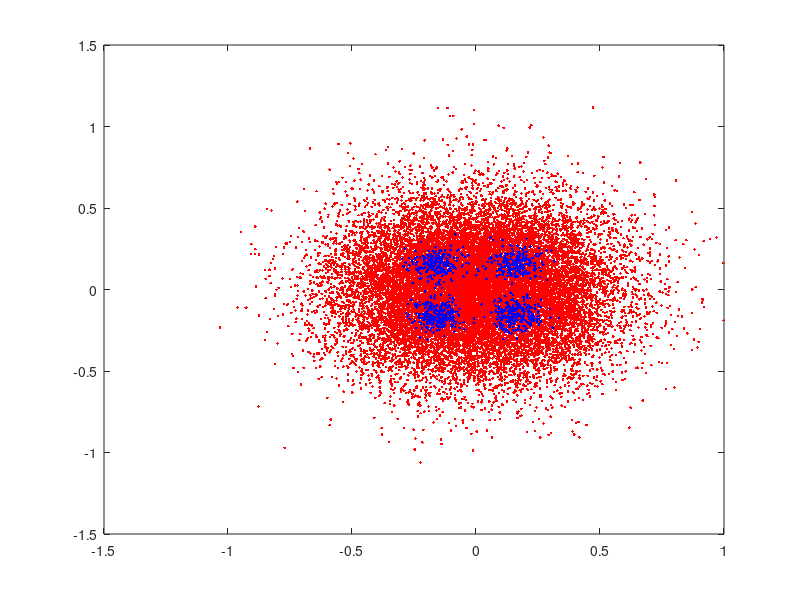

Source code (MATLAB):
clear;
close all;

N=20;
Eb_N0_dB=10;
theta_deg=0;
x_desired=exp(-1i*pi*sin(theta_deg*pi/180)*[0:N-1].')/sqrt(N);

%% Tx

NumPayload=1000;
NumPilots=10;

pilots=randsrc(1,NumPilots,[1+1i 1-1i -1+1i -1-1i])/sqrt(2);
s=randsrc(1,NumPayload,[1+1i 1-1i -1+1i -1-1i])/sqrt(2);

%Signal Generation
txSig=x_desired*[pilots,s];

%% Channel

sigLen=length(txSig);

n = 1/sqrt(2)*[randn(N,sigLen) + 1i*randn(N,sigLen)]; % white gaussian noise, 0dB variance
h = 1/sqrt(2)*[randn(N,sigLen) + 1i*randn(N,sigLen)]; % Rayleigh channel

%%sD = kron(ones(N,1),txSig);
sD = txSig;
rxSig = h.*sD + 10^(-Eb_N0_dB/20)*n;


%% Rx

% equalization maximal ratio combining 

txSigHat =  sum(conj(h).*rxSig,1)./sum(h.*conj(h),1); 
figure;
plot(rxSig,'r.'); grid; hold on ;
plot(txSigHat,'b.'); grid; hold on ;
